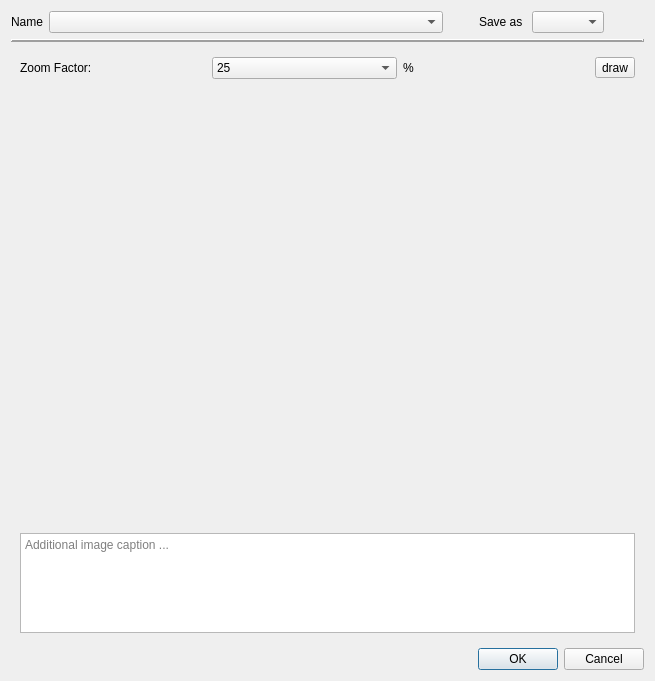
<?xml version="1.0" encoding="UTF-8"?>
<ui version="4.0">
 <class>Dialog</class>
 <widget class="QDialog" name="Dialog">
  <property name="geometry">
   <rect>
    <x>0</x>
    <y>0</y>
    <width>655</width>
    <height>681</height>
   </rect>
  </property>
  <property name="minimumSize">
   <size>
    <width>200</width>
    <height>100</height>
   </size>
  </property>
  <property name="maximumSize">
   <size>
    <width>16777215</width>
    <height>16777215</height>
   </size>
  </property>
  <property name="windowTitle">
   <string>Logbook: Preview</string>
  </property>
  <layout class="QVBoxLayout" name="verticalLayout" stretch="0,0,6,0">
   <item>
    <layout class="QHBoxLayout" name="horizontalLayout_3">
     <item>
      <layout class="QHBoxLayout" name="horizontalLayout">
       <item>
        <widget class="QLabel" name="label">
         <property name="text">
          <string>Name</string>
         </property>
        </widget>
       </item>
       <item>
        <widget class="QComboBox" name="combo_name">
         <property name="sizePolicy">
          <sizepolicy hsizetype="Expanding" vsizetype="Fixed">
           <horstretch>0</horstretch>
           <verstretch>0</verstretch>
          </sizepolicy>
         </property>
         <property name="sizeAdjustPolicy">
          <enum>QComboBox::AdjustToContents</enum>
         </property>
        </widget>
       </item>
       <item>
        <layout class="QHBoxLayout" name="horizontalLayout_2">
         <item>
          <spacer name="horizontalSpacer_2">
           <property name="orientation">
            <enum>Qt::Horizontal</enum>
           </property>
           <property name="sizeType">
            <enum>QSizePolicy::Fixed</enum>
           </property>
           <property name="sizeHint" stdset="0">
            <size>
             <width>30</width>
             <height>20</height>
            </size>
           </property>
          </spacer>
         </item>
         <item>
          <widget class="QLabel" name="label_3">
           <property name="text">
            <string>Save as </string>
           </property>
          </widget>
         </item>
         <item>
          <widget class="QComboBox" name="combo_datatype"/>
         </item>
        </layout>
       </item>
      </layout>
     </item>
     <item>
      <spacer name="horizontalSpacer">
       <property name="orientation">
        <enum>Qt::Horizontal</enum>
       </property>
       <property name="sizeType">
        <enum>QSizePolicy::Fixed</enum>
       </property>
       <property name="sizeHint" stdset="0">
        <size>
         <width>40</width>
         <height>20</height>
        </size>
       </property>
      </spacer>
     </item>
    </layout>
   </item>
   <item>
    <widget class="Line" name="line">
     <property name="frameShadow">
      <enum>QFrame::Raised</enum>
     </property>
     <property name="lineWidth">
      <number>2</number>
     </property>
     <property name="orientation">
      <enum>Qt::Horizontal</enum>
     </property>
    </widget>
   </item>
   <item>
    <widget class="QStackedWidget" name="stackedWidget">
     <property name="currentIndex">
      <number>0</number>
     </property>
     <widget class="QWidget" name="image_page">
      <layout class="QVBoxLayout" name="verticalLayout_2">
       <item>
        <layout class="QHBoxLayout" name="horizontalLayout_4" stretch="0,0,0,0">
         <property name="topMargin">
          <number>0</number>
         </property>
         <property name="bottomMargin">
          <number>0</number>
         </property>
         <item>
          <widget class="QLabel" name="label_2">
           <property name="text">
            <string>Zoom Factor:</string>
           </property>
          </widget>
         </item>
         <item>
          <widget class="QComboBox" name="zoom_factor">
           <property name="minimumSize">
            <size>
             <width>100</width>
             <height>0</height>
            </size>
           </property>
           <item>
            <property name="text">
             <string>25</string>
            </property>
           </item>
           <item>
            <property name="text">
             <string>50</string>
            </property>
           </item>
           <item>
            <property name="text">
             <string>75</string>
            </property>
           </item>
           <item>
            <property name="text">
             <string>100</string>
            </property>
           </item>
           <item>
            <property name="text">
             <string>125</string>
            </property>
           </item>
           <item>
            <property name="text">
             <string>150</string>
            </property>
           </item>
           <item>
            <property name="text">
             <string>200</string>
            </property>
           </item>
           <item>
            <property name="text">
             <string>250</string>
            </property>
           </item>
          </widget>
         </item>
         <item>
          <widget class="QLabel" name="label_4">
           <property name="text">
            <string>%</string>
           </property>
          </widget>
         </item>
         <item>
          <layout class="QHBoxLayout" name="toolbar_layout">
           <property name="sizeConstraint">
            <enum>QLayout::SetMinimumSize</enum>
           </property>
           <item>
            <widget class="QToolButton" name="draw_button">
             <property name="toolTip">
              <string>Annotate image</string>
             </property>
             <property name="text">
              <string>draw</string>
             </property>
             <property name="checkable">
              <bool>true</bool>
             </property>
            </widget>
           </item>
          </layout>
         </item>
        </layout>
       </item>
       <item>
        <widget class="QGraphicsView" name="view">
         <property name="styleSheet">
          <string notr="true">background: transparent;</string>
         </property>
        </widget>
       </item>
       <item>
        <widget class="QPlainTextEdit" name="caption_edit">
         <property name="sizePolicy">
          <sizepolicy hsizetype="Expanding" vsizetype="MinimumExpanding">
           <horstretch>0</horstretch>
           <verstretch>0</verstretch>
          </sizepolicy>
         </property>
         <property name="maximumSize">
          <size>
           <width>16777215</width>
           <height>100</height>
          </size>
         </property>
         <property name="placeholderText">
          <string>Additional image caption ...</string>
         </property>
        </widget>
       </item>
      </layout>
     </widget>
     <widget class="QWidget" name="table_page">
      <layout class="QVBoxLayout" name="verticalLayout_3">
       <item>
        <layout class="QHBoxLayout" name="select_button_layout">
         <item>
          <widget class="QPushButton" name="select_all">
           <property name="text">
            <string>Select All</string>
           </property>
          </widget>
         </item>
         <item>
          <widget class="QPushButton" name="deselect_all">
           <property name="text">
            <string>Unselect All</string>
           </property>
          </widget>
         </item>
         <item>
          <spacer name="horizontalSpacer_4">
           <property name="orientation">
            <enum>Qt::Horizontal</enum>
           </property>
           <property name="sizeHint" stdset="0">
            <size>
             <width>40</width>
             <height>20</height>
            </size>
           </property>
          </spacer>
         </item>
        </layout>
       </item>
       <item>
        <widget class="QTableWidget" name="table">
         <property name="alternatingRowColors">
          <bool>true</bool>
         </property>
         <attribute name="horizontalHeaderStretchLastSection">
          <bool>true</bool>
         </attribute>
        </widget>
       </item>
      </layout>
     </widget>
    </widget>
   </item>
   <item>
    <widget class="QDialogButtonBox" name="buttonBox">
     <property name="orientation">
      <enum>Qt::Horizontal</enum>
     </property>
     <property name="standardButtons">
      <set>QDialogButtonBox::Cancel|QDialogButtonBox::Ok</set>
     </property>
    </widget>
   </item>
  </layout>
 </widget>
 <resources/>
 <connections>
  <connection>
   <sender>buttonBox</sender>
   <signal>accepted()</signal>
   <receiver>Dialog</receiver>
   <slot>accept()</slot>
   <hints>
    <hint type="sourcelabel">
     <x>248</x>
     <y>254</y>
    </hint>
    <hint type="destinationlabel">
     <x>157</x>
     <y>274</y>
    </hint>
   </hints>
  </connection>
  <connection>
   <sender>buttonBox</sender>
   <signal>rejected()</signal>
   <receiver>Dialog</receiver>
   <slot>reject()</slot>
   <hints>
    <hint type="sourcelabel">
     <x>316</x>
     <y>260</y>
    </hint>
    <hint type="destinationlabel">
     <x>286</x>
     <y>274</y>
    </hint>
   </hints>
  </connection>
 </connections>
</ui>
